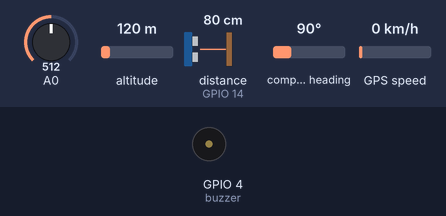
Bench run of a sketch on a simulated ESP8266 (NodeMCU). On the bench: buzzer (waves = sounding, pin HIGH). Wiring (inferred from the names in the program): ultrasonic range finder: trigger GPIO 12; echo GPIO 14. The test bench sets the inputs (shaded band); at power-on: distance to the obstacle (sensor on GPIO 14) 80 cm, A0 = 512, altitude 120 m, compass heading 90°, GPS speed 0 km/h. The echo pulse lasts 58.3 µs per cm; WiFi joins after 1.5 s; servers stay silent unless stated; the GPS gets a fix after 3 s at 37.7749, -122.4194 with 8 satellites; pins used as bus, display or sensor lines are not drawn; what the sketch prints to the serial monitor is not drawn.

Above: at 3.2 s.
3.3 s: distance to the obstacle (sensor on GPIO 14) set to 12 cm
5.7 s: distance to the obstacle (sensor on GPIO 14) set to 9 cm
At 7.0 s:
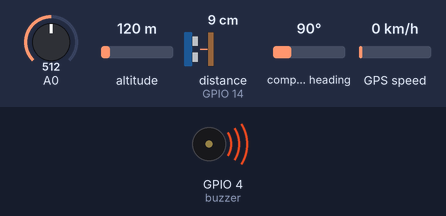
7.9 s: distance to the obstacle (sensor on GPIO 14) set to 18 cm
At 9.4 s:
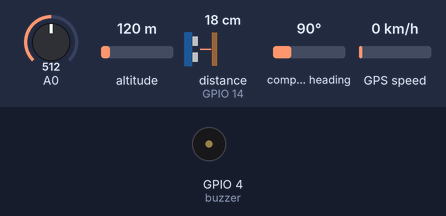
10.1 s: distance to the obstacle (sensor on GPIO 14) set to 2 cm
At 11.8 s:
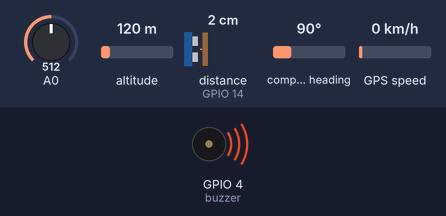
Timing chart, 0 to 13.3 s (numbered marks = the images above; inputs shaded):
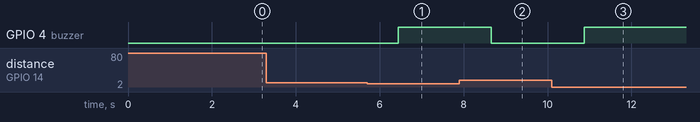

Measured:
- the behaviour switches between 11 and 10 cm on distance to the obstacle (sensor on GPIO 14) (found by bisection; images 0 and 1)
- after the input at 3.3 s, every drawn part: stays the same
- after the input at 5.7 s, GPIO 4 (buzzer): LOW → HIGH after 0.74 s
- after the input at 7.9 s, GPIO 4 (buzzer): HIGH → LOW after 0.76 s
- after the input at 10.1 s, GPIO 4 (buzzer): LOW → HIGH after 0.78 s

The sketch:

Project_Main12.ino
```cpp
#include <TinyGPS++.h>
#include <ESP8266WiFi.h>
#include <WiFiClient.h>
#include <SoftwareSerial.h>
TinyGPSPlus gps;
SoftwareSerial SerialGPS(4, 5);
String longitude;
String latitude;
#define trigger_pin 12
#define Echo_pin 14
#define buzzer 4
long duration;
int distance;
int F;
int v;
String apiKey= "L6J28VS5AVVXAT9A";
/* Set these to your desired credentials. */
const char *ssid = "do";
const char *password = "12345678";
const char *server = "api.thingspeak.com";
//String Nun = "WL CONECTED";
WiFiClient client;
void setup() {
// put your setup code here, to run once:
pinMode(trigger_pin, OUTPUT); // configure the trigger_pin(D9) as an Output
pinMode(buzzer, OUTPUT); // Set the LED (D13) pin as a digital output
pinMode(Echo_pin, INPUT); // configure the Echo_pin(D11) as an Input
pinMode(A0, INPUT);
Serial.begin(115200);
delay(500);
SerialGPS.begin(9600);
Serial.print("Connecting to ");
Serial.println(ssid);
WiFi.begin(ssid,password);
while(WiFi.status() != WL_CONNECTED)
{
delay(500);
Serial.print(".");
}
Serial.print("");
Serial.println("WiFi Connected");
}

void loop() {
// put your main code here, to run repeatedly:
v = analogRead(A0);
F = 0;
digitalWrite(trigger_pin, LOW); //set trigger signal low for 2us
delayMicroseconds(2);
/*send 10 microsecond pulse to trigger pin of HC-SR04 */
digitalWrite(trigger_pin, HIGH); // make trigger pin active high
delayMicroseconds(10); // wait for 10 microseconds
digitalWrite(trigger_pin, LOW); // make trigger pin active low
/*Measure the Echo output signal duration or pulss width */
duration = pulseIn(Echo_pin, HIGH); // save time duration value in "duration variable
distance= duration*0.034/2; //Convert pulse duration into distance
/* if distance greater than 10cm, turn on LED */
if ( distance < 10){
digitalWrite(buzzer, HIGH);
F = 79;
}else{
digitalWrite(buzzer, LOW);
}
// print measured distance value on Arduino serial monitor
Serial.print("Distance: ");
Serial.print(distance);
Serial.println(" cm");
showData();
delay(1000);
latitude = String (gps.location.lat(), 6);
longitude = String (gps.location.lng(), 6);
if (client.connect(server, 80)) // "184.106.153.149" or api.thingspeak.com
{
String postStr = apiKey;
postStr += "&field1=";
postStr += String(latitude);
postStr += "&field2=";
postStr += String(latitude);
postStr += "&field3=";
postStr += String(F);
postStr += "&field4=";
postStr += String(v);
postStr += "\r\n\r\n\r\n";
client.print("POST /update HTTP/1.1\n");
client.print("Host: api.thingspeak.com\n");
client.print("Connection: close\n");client.print("X-THINGSPEAKAPIKEY: " + apiKey + "\n");
client.print("Content-Type: application/x-www-form-urlencoded\n");
client.print("Content-Length: ");
client.print(postStr.length());
client.print("\n\n");
client.print(postStr);
delay(1000);
}
client.stop();
}
void showData()
{
while (SerialGPS.available())
if (gps.encode(SerialGPS.read()))
//showData();
if (millis() > 5000 && gps.charsProcessed() < 10)
{
Serial.println("GPS NOT DETECTED!");
while(true);
}
if (gps.location.isValid())
{
Serial.print("Latitude: ");
Serial.println(gps.location.lat(), 6);
Serial.print("Longitude: ");
Serial.println(gps.location.lng(), 6);
Serial.print("Altitude: ");
Serial.println(gps.altitude.meters());
}
else
{
Serial.println("Location is not available");
}
Serial.print("Date: ");
if (gps.date.isValid())
{
Serial.print(gps.date.month());
Serial.print("/");
Serial.print(gps.date.day());
Serial.print("/");
Serial.println(gps.date.year());}
else
{
Serial.println("Not Available");
}
Serial.print("Time: ");
if (gps.time.isValid())
{
if (gps.time.hour() < 10) Serial.print(F("0"));
Serial.print(gps.time.hour());
Serial.print(":");
if (gps.time.minute() < 10) Serial.print(F("0"));
Serial.print(gps.time.minute());
Serial.print(":");
if (gps.time.second() < 10) Serial.print(F("0"));
Serial.print(gps.time.second());
Serial.print(".");
if (gps.time.centisecond() < 10) Serial.print(F("0"));
Serial.println(gps.time.centisecond());
}
else
{
Serial.println("Not Available");
}
}
```
